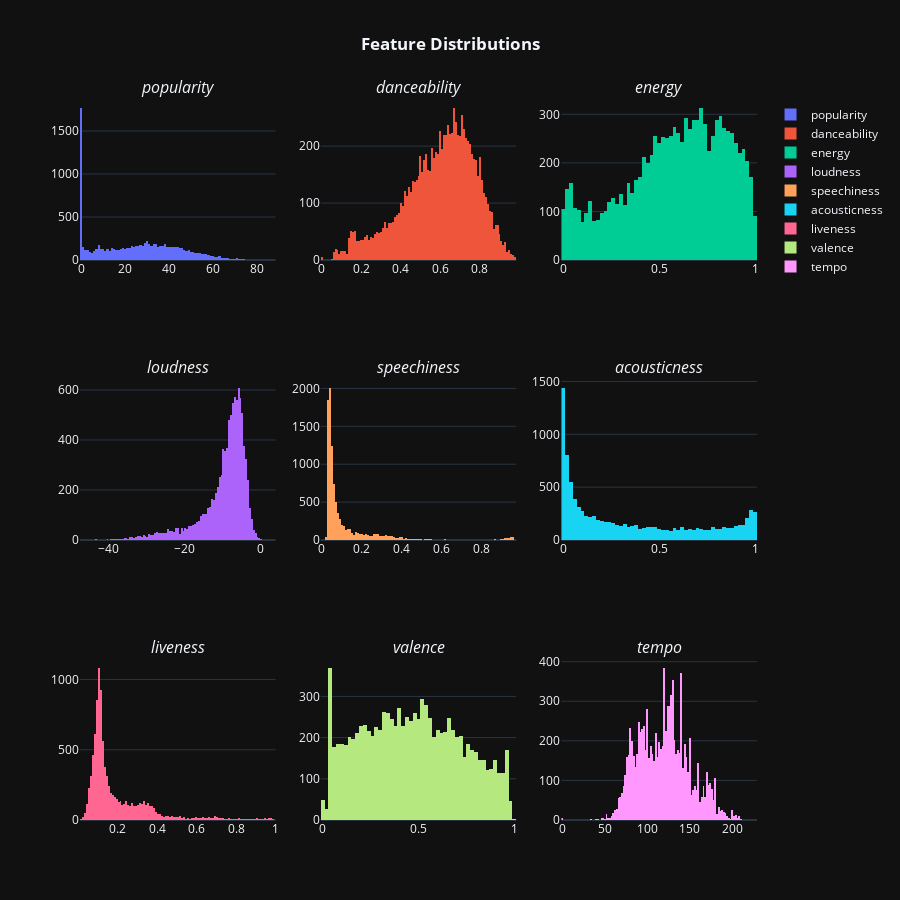

Source (notebook cell):
### Markdown cell above
## I. Biểu diễn các cột dạng số

### Code cell
import plotly.graph_objects as go
from plotly.subplots import make_subplots

fig = make_subplots(rows=3, cols=3, 
                    subplot_titles=('<i>popularity', '<i>danceability', '<i>energy',
                                    '<i>loudness', '<i>speechiness', '<i>acousticness',
                                    '<i>liveness', '<i>valence', '<i>tempo'))

fig.add_trace(go.Histogram(x=df_eda['popularity'], name='popularity'), row=1, col=1)
fig.add_trace(go.Histogram(x=df_eda['danceability'], name='danceability'), row=1, col=2)
fig.add_trace(go.Histogram(x=df_eda['energy'], name='energy'), row=1, col=3)
fig.add_trace(go.Histogram(x=df_eda['loudness'], name='loudness'), row=2, col=1)
fig.add_trace(go.Histogram(x=df_eda['speechiness'], name='speechiness'), row=2, col=2)
fig.add_trace(go.Histogram(x=df_eda['acousticness'], name='acousticness'), row=2, col=3)
fig.add_trace(go.Histogram(x=df_eda['liveness'], name='liveness'), row=3, col=1)
fig.add_trace(go.Histogram(x=df_eda['valence'], name='valence'), row=3, col=2)
fig.add_trace(go.Histogram(x=df_eda['tempo'], name='tempo'), row=3, col=3)

fig.update_layout(height=900, width=900, 
                  title_text='<b>Feature Distributions</b>', 
                  template='plotly_dark', title_x=0.5)
fig.show()

### Figure 1 — Plotly figure (JSON) as saved in the notebook; plotly's stock layout.template omitted (floating-point values rounded to 4 significant figures; data arrays with more than 128 entries replaced by an {"elided": "..."} marker saying what was removed)
{"data": [{"name": "popularity", "type": "histogram", "x": {"elided": "9929 int values"}, "xaxis": "x", "yaxis": "y"}, {"name": "danceability", "type": "histogram", "x": {"elided": "9929 float values"}, "xaxis": "x2", "yaxis": "y2"}, {"name": "energy", "type": "histogram", "x": {"elided": "9929 float values"}, "xaxis": "x3", "yaxis": "y3"}, {"name": "loudness", "type": "histogram", "x": {"elided": "9929 float values"}, "xaxis": "x4", "yaxis": "y4"}, {"name": "speechiness", "type": "histogram", "x": {"elided": "9929 float values"}, "xaxis": "x5", "yaxis": "y5"}, {"name": "acousticness", "type": "histogram", "x": {"elided": "9929 float values"}, "xaxis": "x6", "yaxis": "y6"}, {"name": "liveness", "type": "histogram", "x": {"elided": "9929 float values"}, "xaxis": "x7", "yaxis": "y7"}, {"name": "valence", "type": "histogram", "x": {"elided": "9929 float values"}, "xaxis": "x8", "yaxis": "y8"}, {"name": "tempo", "type": "histogram", "x": {"elided": "9929 float values"}, "xaxis": "x9", "yaxis": "y9"}], "layout": {"annotations": [{"font": {"size": 16}, "showarrow": false, "text": "<i>popularity", "x": 0.1444, "xanchor": "center", "xref": "paper", "y": 1, "yanchor": "bottom", "yref": "paper"}, {"font": {"size": 16}, "showarrow": false, "text": "<i>danceability", "x": 0.5, "xanchor": "center", "xref": "paper", "y": 1, "yanchor": "bottom", "yref": "paper"}, {"font": {"size": 16}, "showarrow": false, "text": "<i>energy", "x": 0.8556, "xanchor": "center", "xref": "paper", "y": 1, "yanchor": "bottom", "yref": "paper"}, {"font": {"size": 16}, "showarrow": false, "text": "<i>loudness", "x": 0.1444, "xanchor": "center", "xref": "paper", "y": 0.6111, "yanchor": "bottom", "yref": "paper"}, {"font": {"size": 16}, "showarrow": false, "text": "<i>speechiness", "x": 0.5, "xanchor": "center", "xref": "paper", "y": 0.6111, "yanchor": "bottom", "yref": "paper"}, {"font": {"size": 16}, "showarrow": false, "text": "<i>acousticness", "x": 0.8556, "xanchor": "center", "xref": "paper", "y": 0.6111, "yanchor": "bottom", "yref": "paper"}, {"font": {"size": 16}, "showarrow": false, "text": "<i>liveness", "x": 0.1444, "xanchor": "center", "xref": "paper", "y": 0.2222, "yanchor": "bottom", "yref": "paper"}, {"font": {"size": 16}, "showarrow": false, "text": "<i>valence", "x": 0.5, "xanchor": "center", "xref": "paper", "y": 0.2222, "yanchor": "bottom", "yref": "paper"}, {"font": {"size": 16}, "showarrow": false, "text": "<i>tempo", "x": 0.8556, "xanchor": "center", "xref": "paper", "y": 0.2222, "yanchor": "bottom", "yref": "paper"}], "height": 900, "title": {"text": "<b>Feature Distributions</b>", "x": 0.5}, "width": 900, "xaxis": {"anchor": "y", "domain": [0, 0.2889]}, "xaxis2": {"anchor": "y2", "domain": [0.3556, 0.6444]}, "xaxis3": {"anchor": "y3", "domain": [0.7111, 1]}, "xaxis4": {"anchor": "y4", "domain": [0, 0.2889]}, "xaxis5": {"anchor": "y5", "domain": [0.3556, 0.6444]}, "xaxis6": {"anchor": "y6", "domain": [0.7111, 1]}, "xaxis7": {"anchor": "y7", "domain": [0, 0.2889]}, "xaxis8": {"anchor": "y8", "domain": [0.3556, 0.6444]}, "xaxis9": {"anchor": "y9", "domain": [0.7111, 1]}, "yaxis": {"anchor": "x", "domain": [0.7778, 1]}, "yaxis2": {"anchor": "x2", "domain": [0.7778, 1]}, "yaxis3": {"anchor": "x3", "domain": [0.7778, 1]}, "yaxis4": {"anchor": "x4", "domain": [0.3889, 0.6111]}, "yaxis5": {"anchor": "x5", "domain": [0.3889, 0.6111]}, "yaxis6": {"anchor": "x6", "domain": [0.3889, 0.6111]}, "yaxis7": {"anchor": "x7", "domain": [0, 0.2222]}, "yaxis8": {"anchor": "x8", "domain": [0, 0.2222]}, "yaxis9": {"anchor": "x9", "domain": [0, 0.2222]}}}
